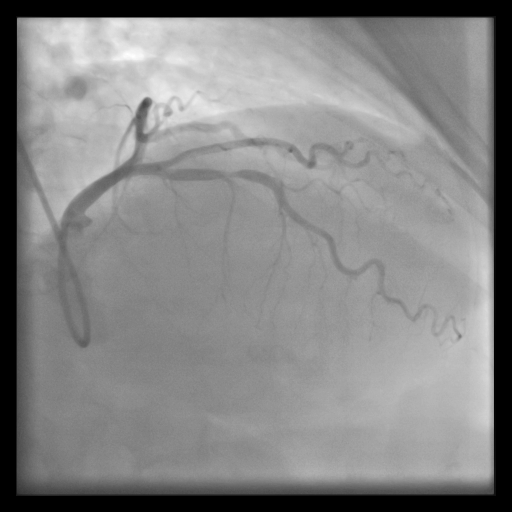
#> input picture 2.jpg, 512 x 512 px
$ python XCA_image_preprocessing.py   (older library calls are emulated)
#> lines starting #> are read from the running program, lines starting #| are printed output that depends on the picture; after the words box and inside, x2 and y2 are one past the last pixel; in counts of white or black regions, pixels touching at a corner belong together; long printed decimals are rounded
import cv2
import numpy as np
class ShadowHighlight:
    """
    色阶调整
    """
    def __init__(self, image):
        self.shadows_light = 60
        img = image.astype(np.float) / 255.0
        srcR = img[:, :, 2]
        srcG = img[:, :, 1]
        srcB = img[:, :, 0]
        srcGray = 0.299 * srcR + 0.587 * srcG + 0.114 * srcB
        # 高光选区
        luminance = srcGray * srcGray
        luminance = np.where(luminance > 0.01, luminance, 0)
        # 阴影选区
        #luminance = (1 - srcGray) * (1 - srcGray)
        self.maskThreshold = np.mean(luminance)
        mask = luminance > self.maskThreshold
        imgRow = np.size(img, 0)
        imgCol = np.size(img, 1)
        print("imgRow:%d, imgCol:%d, maskThreshold:%f" % (imgRow, imgCol, self.maskThreshold))
        print("shape:", img.shape)
        self.rgbMask = np.zeros([imgRow, imgCol, 3], dtype=bool)
        self.rgbMask[:, :, 0] = self.rgbMask[:, :, 1] = self.rgbMask[:, :, 2] = mask
        self.rgbLuminance = np.zeros([imgRow, imgCol, 3], dtype=float)
        self.rgbLuminance[:, :, 0] = self.rgbLuminance[:, :, 1] = self.rgbLuminance[:, :, 2] = luminance
        self.midtonesRate = np.zeros([imgRow, imgCol, 3], dtype=float)
        self.brightnessRate = np.zeros([imgRow, imgCol, 3], dtype=float)
    def adjust_image(self, img):
        maxRate = 4
        brightness = (self.shadows_light / 100.0 - 0.0001) / maxRate
        midtones = 1 + maxRate * brightness
        self.midtonesRate[self.rgbMask] = midtones
        self.midtonesRate[~self.rgbMask] = (midtones - 1.0) / self.maskThreshold * self.rgbLuminance[
            ~self.rgbMask] + 1.0
        self.brightnessRate[self.rgbMask] = brightness
        self.brightnessRate[~self.rgbMask] = (1 / self.maskThreshold * self.rgbLuminance[~self.rgbMask]) * brightness
        outImg = 255 * np.power(img / 255.0, 1.0 / self.midtonesRate) * (1.0 / (1 - self.brightnessRate))
        img = outImg
        img[img < 0] = 0
        img[img > 255] = 255
        img = img.astype(np.uint8)
        return img
def shadow_highlight_adjust_and_save_img(psSH, origin_image):
    psSH.shadows_light = 60
    image = psSH.adjust_image(origin_image)
    cv2.imwrite('py_sh_out_03.png', image)
def hist_auto(source,out_file):
#> called with source = './2.jpg', out_file = 'hist_auto.jpg'
    img = cv2.imread(source, 0)
#> img is the input picture: shape (512, 512); min 0, max 255, mean 132.8
    img = cv2.resize(img, None, fx=0.5, fy=0.5)
#> img: shape (256, 256)
    # 创建CLAHE对象
    clahe = cv2.createCLAHE(clipLimit=6, tileGridSize=(8, 8))
    # 限制对比度的自适应阈值均衡化
    dst = clahe.apply(img)
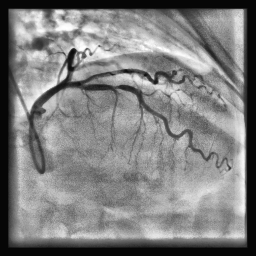
#> dst: shape (256, 256); min 6, max 255, mean 127.3
    # 使用全局直方图均衡化
    #equa = cv2.equalizeHist(img)
    # 分别显示原图，CLAHE，HE
    # cv.imshow("img", img)
    # cv2.imshow("dst", dst)
    cv2.imwrite(out_file, dst, [int(cv2.IMWRITE_PNG_COMPRESSION), 0])
source = "./2.jpg"
out_file = 'hist_auto.jpg'
hist_auto(source,out_file)
origin_image = cv2.imread(out_file)
#> origin_image: shape (256, 256, 3); min 6, max 255, mean 127.3
psSH = ShadowHighlight(origin_image)
#> in __init__, `luminance = srcGray * srcGray`:
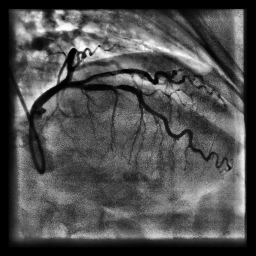
#> luminance: shape (256, 256) float64; min 0.000554, max 1, mean 0.306
#> in __init__, `self.maskThreshold = np.mean(luminance)`: self.maskThreshold = 0.306
#> in __init__, `mask = luminance > self.maskThreshold`:
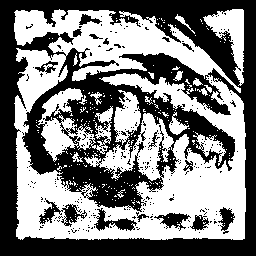
#> mask: shape (256, 256) bool; 49.5% white; 236 white regions (218 under 20 px), largest, box (x1, y1, x2, y2) and area: (14, 9, 246, 240) 26645, (38, 88, 113, 162) 2182, (203, 9, 244, 86) 1262
#> in __init__, `imgRow = np.size(img, 0)`: imgRow = 256
#| imgRow:256, imgCol:256, maskThreshold:0.3058
#| shape: (256, 256, 3)
shadow_highlight_adjust_and_save_img(psSH, origin_image)
#> in adjust_image, `self.midtonesRate[~self.rgbMask] = (midtones - 1.0) / self.maskThresho..`:
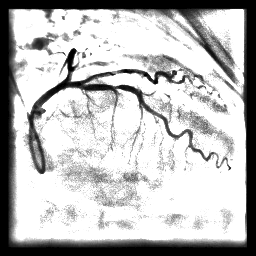
#> self.midtonesRate: shape (256, 256, 3) float64; min 1, max 1.6, mean 1.44; drawn with min black and max white
#> in adjust_image, `outImg = 255 * np.power(img / 255.0, 1.0 / self.midtonesRate) * (1.0 /..`:
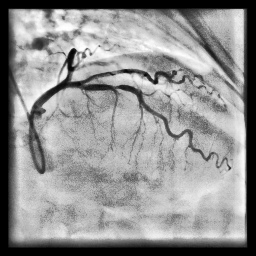
#> outImg: shape (256, 256, 3) float64; min 6, max 300, mean 173.8; drawn with min black and max white
#> in adjust_image, `img[img > 255] = 255`:
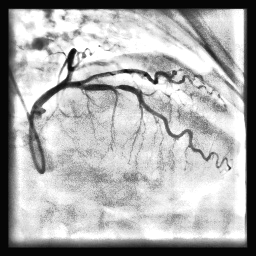
#> img: shape (256, 256, 3) float64; 8.76% of pixels changed, all inside (x1, y1, x2, y2) = (17, 10, 245, 239)
